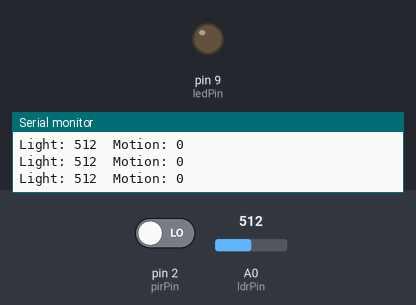
Simulated run of this sketch. Board: Arduino Uno, built with avr-gcc and run on an emulated ATmega328P. Parts: output pins drawn as LEDs (lit = HIGH), the last lines printed to the serial monitor. Inputs (shaded band) come from the test bench; at power-on: A0 (ldrPin) = 512, pin 2 (pirPin) LOW.

Above: at 1.2 s.
1.3 s: A0 (ldrPin) set to 489
At 1.8 s:
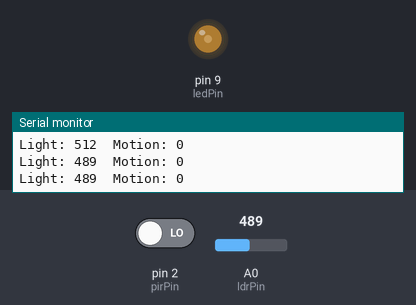
2.9 s: pin 2 (pirPin) driven HIGH
At 4.2 s:
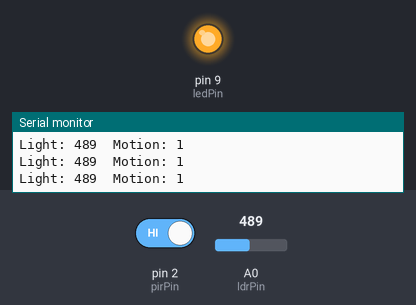
4.5 s: pin 2 (pirPin) driven LOW
At 5.8 s:
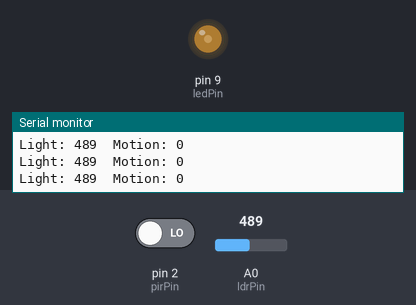
6.1 s: A0 (ldrPin) set to 510
At 7.1 s:
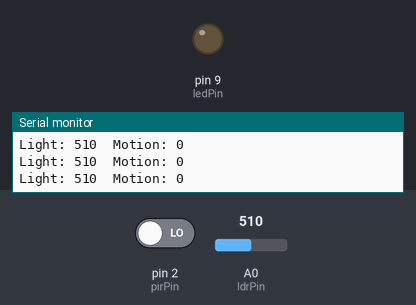
7.7 s: A0 (ldrPin) set to 490
At 8.5 s:
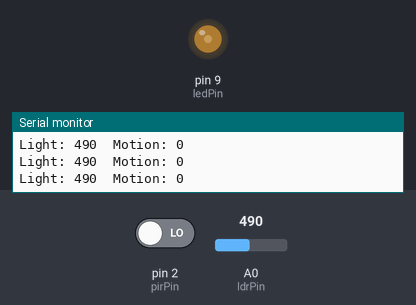
Timing chart, 0 to 10.3 s (numbered marks = the images above; inputs shaded):
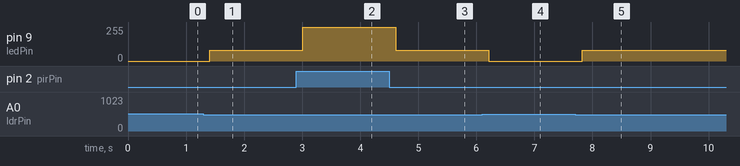

The sketch:

code.ino
```cpp
// C++ code
//
int ldrPin = A0;
int pirPin = 2;
int ledPin = 9;

void setup() {
  pinMode(pirPin, INPUT);
  pinMode(ledPin, OUTPUT);
  Serial.begin(9600);
}

void loop() {
  int lightValue = analogRead(ldrPin);   // 0–1023
  int motion = digitalRead(pirPin);      // 0 or 1

  Serial.print("Light: ");
  Serial.print(lightValue);
  Serial.print("  Motion: ");
  Serial.println(motion);

  // NIGHT condition (adjust threshold if needed)
  if (lightValue < 500) {

    if (motion == HIGH) {
      analogWrite(ledPin, 255);   // Bright
    } else {
      analogWrite(ledPin, 80);    // Dim
    }

  } else {
    digitalWrite(ledPin, LOW);    // Day → OFF
  }

  delay(200);
}
```

Measured:
- the behaviour switches between 500 and 499 on A0 (ldrPin) (found by bisection; images 0 and 1)
- after the input at 1.3 s, pin 9 (ledPin): 0/255 → 80/255 after 0.10 s
- after the input at 2.9 s, pin 9 (ledPin): 80/255 → 255/255 after 0.11 s
- after the input at 4.5 s, pin 9 (ledPin): 255/255 → 80/255 after 0.11 s
- after the input at 6.1 s, pin 9 (ledPin): 80/255 → 0/255 after 0.12 s
- after the input at 7.7 s, pin 9 (ledPin): 0/255 → 80/255 after 0.12 s
